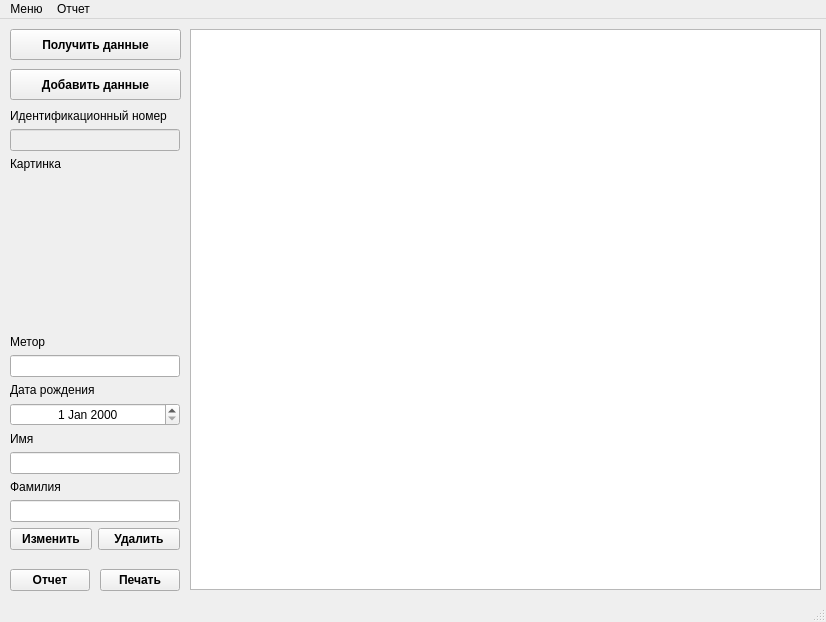
<?xml version="1.0" encoding="UTF-8"?>
<ui version="4.0">
 <class>MainWindow</class>
 <widget class="QMainWindow" name="MainWindow">
  <property name="geometry">
   <rect>
    <x>0</x>
    <y>0</y>
    <width>826</width>
    <height>622</height>
   </rect>
  </property>
  <property name="windowTitle">
   <string>MainWindow</string>
  </property>
  <widget class="QWidget" name="centralwidget">
   <widget class="QPushButton" name="pushButton">
    <property name="geometry">
     <rect>
      <x>10</x>
      <y>10</y>
      <width>171</width>
      <height>31</height>
     </rect>
    </property>
    <property name="font">
     <font>
      <family>Segoe UI</family>
      <weight>75</weight>
      <bold>true</bold>
     </font>
    </property>
    <property name="text">
     <string>Получить данные</string>
    </property>
   </widget>
   <widget class="QTableView" name="tableView">
    <property name="geometry">
     <rect>
      <x>190</x>
      <y>10</y>
      <width>631</width>
      <height>561</height>
     </rect>
    </property>
   </widget>
   <widget class="QPushButton" name="pushButton_2">
    <property name="geometry">
     <rect>
      <x>10</x>
      <y>50</y>
      <width>171</width>
      <height>31</height>
     </rect>
    </property>
    <property name="font">
     <font>
      <family>Segoe UI</family>
      <weight>75</weight>
      <bold>true</bold>
     </font>
    </property>
    <property name="text">
     <string>Добавить данные</string>
    </property>
   </widget>
   <widget class="QWidget" name="verticalLayoutWidget">
    <property name="geometry">
     <rect>
      <x>10</x>
      <y>90</y>
      <width>170</width>
      <height>441</height>
     </rect>
    </property>
    <layout class="QVBoxLayout" name="verticalLayout">
     <item>
      <widget class="QLabel" name="label">
       <property name="font">
        <font>
         <family>Segoe UI</family>
        </font>
       </property>
       <property name="text">
        <string>Идентификационный номер</string>
       </property>
      </widget>
     </item>
     <item>
      <widget class="QLineEdit" name="lineEdit_id">
       <property name="enabled">
        <bool>false</bool>
       </property>
       <property name="font">
        <font>
         <family>Segoe UI</family>
        </font>
       </property>
      </widget>
     </item>
     <item>
      <widget class="QLabel" name="label_5">
       <property name="font">
        <font>
         <family>Segoe UI</family>
        </font>
       </property>
       <property name="text">
        <string>Картинка</string>
       </property>
      </widget>
     </item>
     <item>
      <spacer name="verticalSpacer">
       <property name="orientation">
        <enum>Qt::Vertical</enum>
       </property>
       <property name="sizeHint" stdset="0">
        <size>
         <width>20</width>
         <height>40</height>
        </size>
       </property>
      </spacer>
     </item>
     <item>
      <widget class="QLabel" name="label_4">
       <property name="text">
        <string/>
       </property>
      </widget>
     </item>
     <item>
      <spacer name="verticalSpacer_2">
       <property name="orientation">
        <enum>Qt::Vertical</enum>
       </property>
       <property name="sizeHint" stdset="0">
        <size>
         <width>20</width>
         <height>40</height>
        </size>
       </property>
      </spacer>
     </item>
     <item>
      <widget class="QLabel" name="label_7">
       <property name="font">
        <font>
         <family>Segoe UI</family>
        </font>
       </property>
       <property name="text">
        <string>Метор</string>
       </property>
      </widget>
     </item>
     <item>
      <widget class="QLineEdit" name="lineEdit_mentor">
       <property name="font">
        <font>
         <family>Segoe UI</family>
        </font>
       </property>
      </widget>
     </item>
     <item>
      <widget class="QLabel" name="label_6">
       <property name="font">
        <font>
         <family>Segoe UI</family>
        </font>
       </property>
       <property name="text">
        <string>Дата рождения</string>
       </property>
      </widget>
     </item>
     <item>
      <widget class="QDateEdit" name="dateEdit">
       <property name="font">
        <font>
         <family>Segoe UI</family>
        </font>
       </property>
       <property name="alignment">
        <set>Qt::AlignCenter</set>
       </property>
      </widget>
     </item>
     <item>
      <widget class="QLabel" name="label_2">
       <property name="font">
        <font>
         <family>Segoe UI</family>
        </font>
       </property>
       <property name="text">
        <string>Имя</string>
       </property>
      </widget>
     </item>
     <item>
      <widget class="QLineEdit" name="lineEdit_name">
       <property name="font">
        <font>
         <family>Segoe UI</family>
        </font>
       </property>
      </widget>
     </item>
     <item>
      <widget class="QLabel" name="label_3">
       <property name="font">
        <font>
         <family>Segoe UI</family>
        </font>
       </property>
       <property name="text">
        <string>Фамилия</string>
       </property>
      </widget>
     </item>
     <item>
      <widget class="QLineEdit" name="lineEdit_surname">
       <property name="font">
        <font>
         <family>Segoe UI</family>
        </font>
       </property>
      </widget>
     </item>
     <item>
      <layout class="QHBoxLayout" name="horizontalLayout">
       <item>
        <widget class="QPushButton" name="pushButton_4">
         <property name="font">
          <font>
           <family>Segoe UI</family>
           <weight>75</weight>
           <bold>true</bold>
          </font>
         </property>
         <property name="text">
          <string>Изменить</string>
         </property>
        </widget>
       </item>
       <item>
        <widget class="QPushButton" name="pushButton_3">
         <property name="font">
          <font>
           <family>Segoe UI</family>
           <weight>75</weight>
           <bold>true</bold>
          </font>
         </property>
         <property name="text">
          <string>Удалить</string>
         </property>
        </widget>
       </item>
      </layout>
     </item>
    </layout>
   </widget>
   <widget class="QPushButton" name="pushButton_5">
    <property name="geometry">
     <rect>
      <x>100</x>
      <y>550</y>
      <width>80</width>
      <height>22</height>
     </rect>
    </property>
    <property name="font">
     <font>
      <family>Segoe UI</family>
      <weight>75</weight>
      <bold>true</bold>
     </font>
    </property>
    <property name="text">
     <string>Печать</string>
    </property>
   </widget>
   <widget class="QPushButton" name="pushButton_6">
    <property name="geometry">
     <rect>
      <x>10</x>
      <y>550</y>
      <width>80</width>
      <height>22</height>
     </rect>
    </property>
    <property name="font">
     <font>
      <family>Segoe UI</family>
      <weight>75</weight>
      <bold>true</bold>
     </font>
    </property>
    <property name="text">
     <string>Отчет</string>
    </property>
   </widget>
  </widget>
  <widget class="QMenuBar" name="menubar">
   <property name="geometry">
    <rect>
     <x>0</x>
     <y>0</y>
     <width>826</width>
     <height>21</height>
    </rect>
   </property>
   <widget class="QMenu" name="menu">
    <property name="title">
     <string>Меню</string>
    </property>
    <addaction name="action"/>
   </widget>
   <widget class="QMenu" name="menu_2">
    <property name="title">
     <string>Отчет</string>
    </property>
    <addaction name="action_2"/>
   </widget>
   <addaction name="menu"/>
   <addaction name="menu_2"/>
  </widget>
  <widget class="QStatusBar" name="statusbar"/>
  <action name="action">
   <property name="text">
    <string>Соединение</string>
   </property>
  </action>
  <action name="pdfexport">
   <property name="text">
    <string>Создать отчет</string>
   </property>
  </action>
  <action name="action_2">
   <property name="text">
    <string>Графический отчет</string>
   </property>
  </action>
 </widget>
 <resources/>
 <connections/>
</ui>
